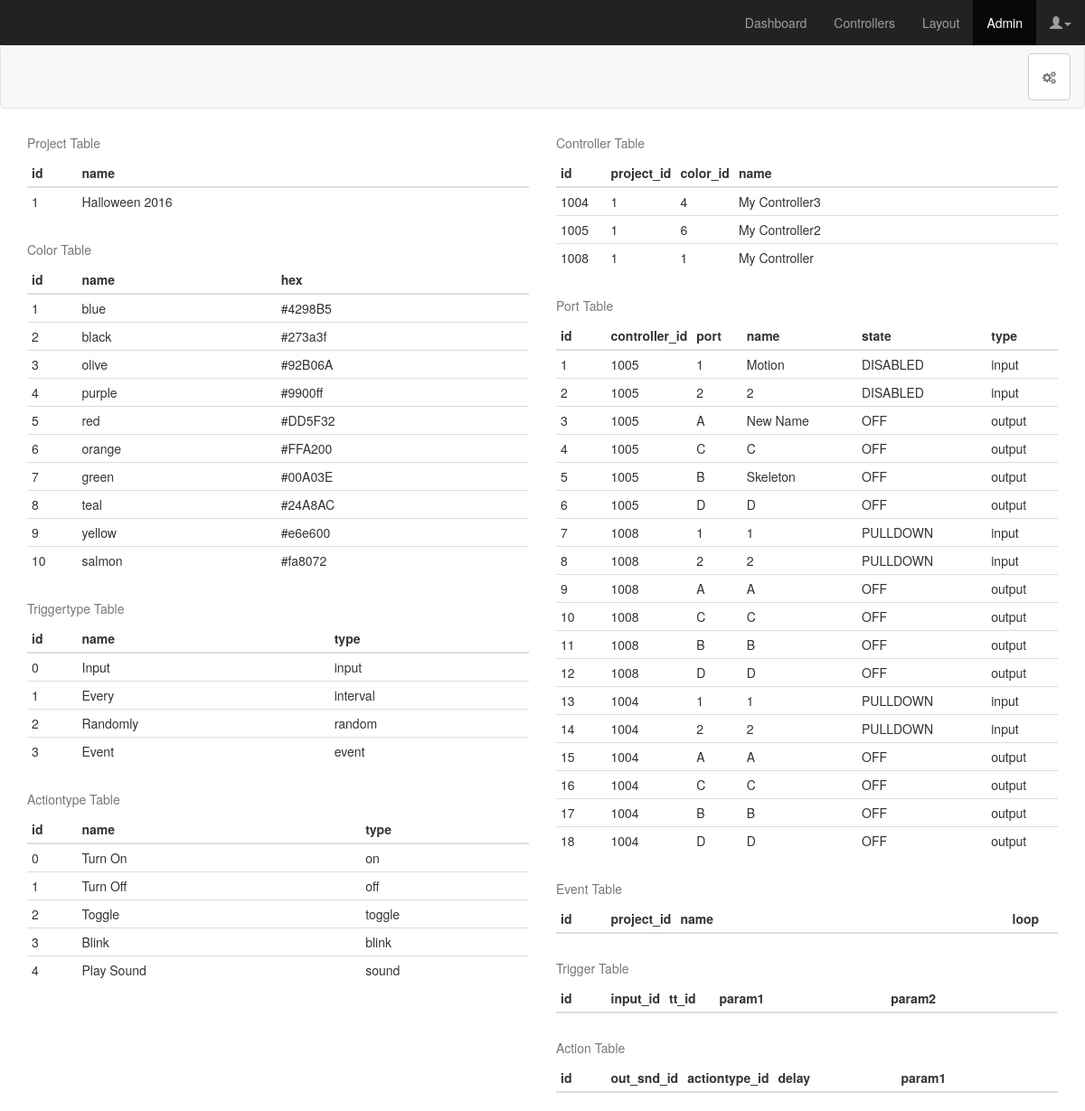
The page /admin on the database its author committed.
### app/models.py (models this page shows, shortened)
class Project(db.Model):
	id = db.Column(db.Integer, primary_key=True)
	name = db.Column(db.String(49), unique=True)
	controller = db.relationship('Controller', backref='controlelr', lazy='dynamic')
	event = db.relationship('Event', backref='event', lazy='dynamic')
	@property
	def serialize(self):
		return{
			'id': self.id,
			'name': self.name
		}

class Color(db.Model):
	id = db.Column(db.Integer, primary_key=True)
	name = db.Column(db.String(8))
	hex = db.Column(db.String(8))
	@property
	def serialize(self):
		return{
			'id': self.id,
			'name': self.name,
			'hex': self.hex
		}

class Triggertype(db.Model):
	id = db.Column(db.Integer, primary_key=True)
	type = db.Column(db.String(10))
	name = db.Column(db.String(25))
	@property
	def serialize(self):
		return {
			'id': self.id,
			'name': self.name,
			'type': self.type
		}

class Actiontype(db.Model):
	id = db.Column(db.Integer, primary_key=True)
	type = db.Column(db.String(10))
	name = db.Column(db.String(25))
	@property
	def serialize(self):
		return{
			'id': self.id,
			'name': self.name,
			'type': self.type
		}

class Controller(db.Model):
	id = db.Column(db.Integer, primary_key=True)
	project_id = db.Column(db.Integer, db.ForeignKey('project.id'))
	color_id = db.Column(db.Integer, db.ForeignKey('color.id'))
	name = db.Column(db.String(25), unique=True)
	ports = db.relationship('Port', backref='controller')
	def get_port(self, port):
		try:
			for p in self.ports:
				if p.port == port:
					return p
		except:
			return 0
	@property
	def serialize(self):
		return {
			'controller_id': self.id,
			'project_id': self.project_id,
			'controllername': self.name,
			'controllercolor': self.color_id,
			'input1_id': self.get_port('1').id,
			'input1name': self.get_port('1').name,
			'input1state': self.get_port('1').state,
			'input2_id': self.get_port('2').id,
			'input2name': self.get_port('2').name,
			'input2state': self.get_port('2').state,
			'outputA_id': self.get_port('A').id,
			'outputAname': self.get_port('A').name,
			'outputAstate': self.get_port('A').state,
			'outputB_id': self.get_port('B').id,
			'outputBname': self.get_port('B').name,
			'outputBstate': self.get_port('B').state,
			'outputC_id': self.get_port('C').id,
			'outputCname': self.get_port('C').name,
			'outputCstate': self.get_port('C').state,
			'outputD_id': self.get_port('D').id,
			'outputDname': self.get_port('D').name,
			'outputDstate': self.get_port('D').state,
		}

class Port(db.Model):
	id = db.Column(db.Integer, primary_key=True)
	controller_id = db.Column(db.Integer, db.ForeignKey('controller.id'))
	port = db.Column(db.String(2))
	name = db.Column(db.String(25))
	state = db.Column(db.String(10))
	type = db.Column(db.String(8))
	@property
	def serialize(self):
		return {
			'id': self.id,
			'cid': self.controller_id,
			'port': self.port,
			'name': self.name,
			'state': self.state,
			'type': self.type,
			'color_id': self.controller.color_id
		}

### app/views.py (the view)
@app.route('/admin')
def admin():
	return render_template('admin.html', title='Admin', projects=[p.serialize for p in Project.query.all()], ports=[p.serialize for p in Port.query.all()], triggertypes=[tt.serialize for tt in Triggertype.query.all()], actiontypes=[at.serialize for at in Actiontype.query.all()], actions=[a.serialize for a in Action.query.all()], controllers=[c.serialize for c in Controller.query.all()], events=[e.serialize for e in Event.query.all()], colors=[c.serialize for c in Color.query.all()])

### app/templates/admin.html (shortened to what this page needs)
{% extends "base.html" %}
{% block content %}
<link href="static/css/admin.css" rel="stylesheet">
<nav class="navbar navbar-default">
  <div class="container-fluid">
    <div class="collapse navbar-collapse" id="navbar-collapse-1">
      <ul class="nav navbar-nav navbar-right">
        <li>
        	<a class="btn btn-default navbar-btn" href="init_setup" role="button">
        	  <i class="fa fa-cogs"></i>
        	</a>
        </li>
      </ul>
    </div>
  </div>
</nav>
<div class="container">
  <div class="row">
    <div class="col-xs-6">
      <table class="table table-condensed">
        <caption>Project Table</caption>
        <thead>
          <tr>
            <th class="id">id</th>
            <th>name</th>
          </tr>
        </thead>
        <tbody>
          {% for p in projects %}
          <tr>
            <td class="id">{{ p.id }}</td>
            <td>{{ p.name }}</td>
          </tr>
          {% endfor %}
        </tbody>
      </table>
      <table class="table table-condensed">
        <caption>Color Table</caption>
        <thead>
          <tr>
            <th class="id">id</th>
            <th>name</th>
            <th>hex</th>
          </tr>
        </thead>
        <tbody>
          {% for c in colors %}
          <tr>
            <td class="id">{{ c.id }}</td>
            <td>{{ c.name }}</td>
            <td>{{ c.hex }}</td>
          </tr>
          {% endfor %}
        </tbody>
      </table>
      <table class="table table-condensed">
        <caption>Triggertype Table</caption>
        <thead>
          <tr>
            <th class="id">id</th>
            <th>name</th>
            <th>type</th>
          </tr>
        </thead>
        <tbody>
          {% for tt in triggertypes %}
          <tr>
            <td class="id">{{ tt.id }}</td>
            <td>{{ tt.name }}</td>
            <td>{{ tt.type }}</td>
          </tr>
          {% endfor %}
        </tbody>
      </table>
      <table class="table table-condensed">
        <caption>Actiontype Table</caption>
        <thead>
          <tr>
            <th class="id">id</th>
            <th>name</th>
            <th>type</th>
          </tr>
        </thead>
        <tbody>
          {% for a in actiontypes %}
          <tr>
            <td class="id">{{ a.id }}</td>
            <td>{{ a.name }}</td>
            <td>{{ a.type }}</td>
          </tr>
          {% endfor %}
        </tbody>
      </table>
    </div>
    <div class="col-xs-6">
      <table class="table table-condensed">
        <caption>Controller Table</caption>
        <thead>
          <tr>
            <th class="id">id</th>
            <th class="id">project_id</th>
            <th class="id">color_id</th>
            <th>name</th>
          </tr>
        </thead>
        <tbody>
          {% for c in controllers %}
          <tr>
            <td class="id">{{ c.controller_id }}</td>
            <td class="id">{{ c.project_id }}</td>
            <td class="id">{{ c.controllercolor }}</td>
            <td>{{ c.controllername }}</td>
          </tr>
          {% endfor %}
        </tbody>
      </table>
      <table class="table table-condensed">
        <caption>Port Table</caption>
        <thead>
          <tr>
            <th class="id">id</th>
            <th class="id">controller_id</th>
            <th class="id">port</th>
            <th>name</th>
            <th>state</th>
            <th>type</th>
          </tr>
        </thead>
        <tbody>
          {% for p in ports %}
          <tr>
            <td class="id">{{ p.id }}</td>
            <td class="id">{{ p.cid }}</td>
            <td class="id">{{ p.port }}</td>
            <td>{{ p.name }}</td>
            <td>{{ p.state }}</td>
            <td>{{ p.type }}</td>
          </tr>
          {% endfor %}
        </tbody>
      </table>
      <table class="table table-condensed">
        <caption>Event Table</caption>
        <thead>
          <tr>
            <th class="id">id</th>
            <th class="id">project_id</th>
            <th>name</th>
            <th class="id">loop</th>
          </tr>
        </thead>
      </table>
      <table class="table table-condensed">
        <caption>Trigger Table</caption>
        <thead>
          <tr>
            <th class="id">id</th>
            <th class="id">input_id</th>
            <th class="id">tt_id</th>
            <th>param1</th>
            <th>param2</th>
          </tr>
        </thead>
      </table>
      <table class="table table-condensed">
        <caption>Action Table</caption>
        <thead>
          <tr>
            <th class="id">id</th>
            <th class="id">out_snd_id</th>
            <th class="id">actiontype_id</th>
            <th>delay</th>
            <th>param1</th>
          </tr>
        </thead>
      </table>
    </div>
  </div>
</div>
{% endblock %}

### app/templates/base.html (shortened to what this page needs)
<!DOCTYPE html>
<html lang="en">
  <head>
    <link href="static/css/bootstrap.min.css" rel="stylesheet">
    <link href="static/font-awesome-4.6.3/css/font-awesome.min.css" rel="stylesheet">
    <link href="static/css/animate.min.css" rel="stylesheet">
  </head>
  <body>
    <nav class="navbar navbar-inverse navbar-fixed-top">
      <div class="container-fluid">
        <div id="navbar" class="navbar-collapse collapse">
          <ul class="nav navbar-nav navbar-right">
            <li id="dashboard"><a href="dashboard">Dashboard</a></li>
            <li id="controllers"><a href="controllers">Controllers</a></li>
            <li id="layout"><a href="#">Layout</a></li>
            <li id="admin"><a href="admin">Admin</a></li>
            <li>
              <a href="#" class="dropdown-toggle" data-toggle="dropdown"><span class="glyphicon glyphicon-user"></span><span class="caret"></span></a>
            </li>
          </ul>
        </div>
      </div>
    </nav>
    {% block content %}{% endblock %}
  </body>
</html>

### app/static/css/admin.css (style rules this page uses)
body { padding-top: 50px; }
.navbar-fixed-top { border: 0; }
.id { width: 10%; }

### rows shown on the page
Project: id "1", name "Halloween 2016"
Color: id "1", name "blue", hex "#4298B5"
Color: id "2", name "black", hex "#273a3f"
Color: id "3", name "olive", hex "#92B06A"
Color: id "4", name "purple", hex "#9900ff"
Color: id "5", name "red", hex "#DD5F32"
Color: id "6", name "orange", hex "#FFA200"
Color: id "7", name "green", hex "#00A03E"
Color: id "8", name "teal", hex "#24A8AC"
Color: id "9", name "yellow", hex "#e6e600"
Color: id "10", name "salmon", hex "#fa8072"
Triggertype: id "0", name "Input", type "input"
Triggertype: id "1", name "Every", type "interval"
Triggertype: id "2", name "Randomly", type "random"
Triggertype: id "3", name "Event", type "event"
Actiontype: id "0", name "Turn On", type "on"
Actiontype: id "1", name "Turn Off", type "off"
Actiontype: id "2", name "Toggle", type "toggle"
Actiontype: id "3", name "Blink", type "blink"
Actiontype: id "4", name "Play Sound", type "sound"
Controller: controller_id "1004", controllername "My Controller3"
Controller: controller_id "1005", controllername "My Controller2"
Controller: controller_id "1008", controllername "My Controller"
Port: id "1", cid "1005", port "1", name "Motion", state "DISABLED", type "input"
Port: id "2", cid "1005", port "2", name "2", state "DISABLED", type "input"
Port: id "3", cid "1005", port "A", name "New Name", state "OFF", type "output"
Port: id "4", cid "1005", port "C", name "C", state "OFF", type "output"
Port: id "5", cid "1005", port "B", name "Skeleton", state "OFF", type "output"
Port: id "6", cid "1005", port "D", name "D", state "OFF", type "output"
Port: id "7", cid "1008", port "1", name "1", state "PULLDOWN", type "input"
Port: id "8", cid "1008", port "2", name "2", state "PULLDOWN", type "input"
Port: id "9", cid "1008", port "A", name "A", state "OFF", type "output"
Port: id "10", cid "1008", port "C", name "C", state "OFF", type "output"
Port: id "11", cid "1008", port "B", name "B", state "OFF", type "output"
Port: id "12", cid "1008", port "D", name "D", state "OFF", type "output"
Port: id "13", cid "1004", port "1", name "1", state "PULLDOWN", type "input"
Port: id "14", cid "1004", port "2", name "2", state "PULLDOWN", type "input"
Port: id "15", cid "1004", port "A", name "A", state "OFF", type "output"
Port: id "16", cid "1004", port "C", name "C", state "OFF", type "output"
Port: id "17", cid "1004", port "B", name "B", state "OFF", type "output"
Port: id "18", cid "1004", port "D", name "D", state "OFF", type "output"

### other values the page prints
{{ c.project_id }} "1" "1" "1"
{{ c.controllercolor }} "4" "6" "1"
